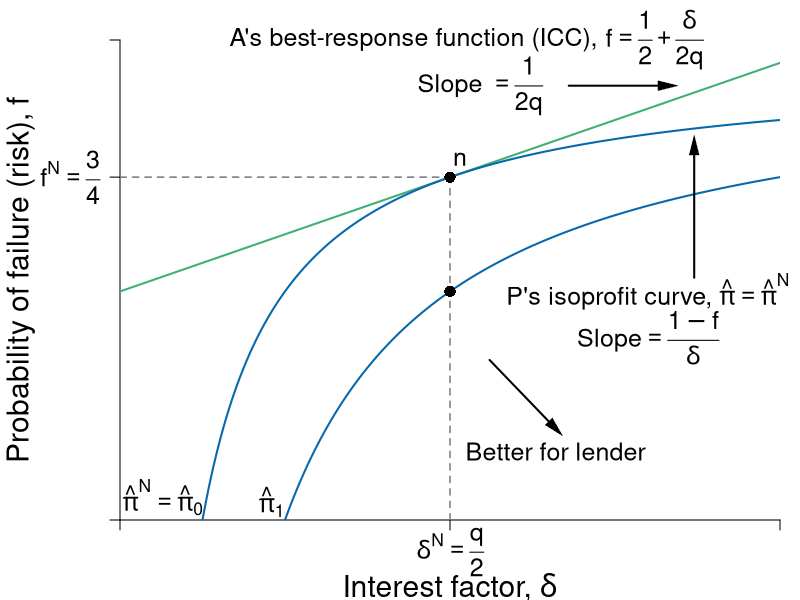

Write R code to recreate this figure.
#Graph Designer: Simon Halliday, Scott Cohn, Harriet Brookes Gray
#Authors: Bowles and Halliday
#Title: Coordination, Conflict and Competition: A Text in Microeconomics

library(shape)
pdf(file = "credit/non_contractual_risk_sparse.pdf", width = 8, height = 6)

#Set parameters for graphics
pointsize <- 1.8
axislabelsize <- 1.8
labelsize <- 1.5
namesize <- 1.8
annotatesize <- 1.5
graphlinewidth <- 2
segmentlinewidth <- 1.5

COL <- c("#7fc97f", "#beaed4", "#fdc086", "#ffff99", "#386cb0", "#f0027f", "#bf5b17", "#666666")
COLA <- c("#e0f3db", "#99d8c9","#66c2a4","#41ae76", "#238b45", "#005824")
COLB <- c("#c6dbef", "#4eb3d3", "#2b8cbe", "#0868ac","#084081")
COLC <- c("#fcfbfd", "#efedf5", "#dadaeb", "#bcbddc", "#9e9ac8", "#807dba", "#6a51a3", "#54278f", "#3f007d")
grays <- gray.colors(25, start = 1, end = 0, alpha = 1)

#Edited the margins to cater for the larger LHS labels
par(mar =  c(4, 6, 2, 1))

brfFn <- function(delta, q = 1) {
  .5 + (delta / (2 * q)) 
}

PCFn <- function(delta, q = 1) {
  delta/q
}

isoreturnFn <- function(delta, pi=0.125) {
  1 - (pi)/delta
}


yFn <- function(d1, f1, q = 1){
  q*f1*(1 - f1) - d1*(1 - f1)
}

profitFn <- function(d1, q = 1){
  d1/2 - (1/(2*q))*(d1)^2
}

ylow <- function(delta, q = 1, ybar = 0.0625){
  (-sqrt(delta^2 - 2*delta*q + q^2 - 4*q*ybar) + delta + q)/(2*q)
}

yhigh <- function(delta, q = 1, ybar = 0.0625){
  (sqrt(delta^2 - 2*delta*q + q^2 - 4*q*ybar) + delta + q)/(2*q)
}

xlims <- c(0, 1)
ylims <- c(0, 1.05)

npts <- 501 
d1 <- seq(xlims[1], xlims[2], length.out = npts)
f1 <- seq(ylims[1], ylims[2], length.out = npts) 
a <- c(0.0625)

plot(0, 0, xlim = xlims, ylim = ylims, type = "n",
     xlab = expression(paste("")),
     ylab = expression(paste("")), 
     xaxt = "n", 
     yaxt = "n", 
     cex.lab = axislabelsize, 
     bty = "n", 
     xaxs = "i", 
     yaxs = "i"
)


ticksy <- c(ylims[1], brfFn(delta = 0.5), ylims[2])
ylabels <- c(NA, expression(paste(f^{N} == frac(3,4))), NA)
ticksx <- c(xlims[1], 0.5, xlims[2])
xlabels <- c(NA, NA, NA)
#xlabels <- c(NA, expression(paste(delta^{N} == frac(q,2))), NA)

axis(1, at = ticksx, pos = 0, labels = xlabels, cex.axis = labelsize)
axis(2, at = ticksy, pos = 0, labels = ylabels, las = 1, cex.axis = labelsize)

text(0.5, -0.07, expression(paste(delta^{N} == frac(q,2))), xpd = TRUE, cex = labelsize) 


npts <- 503 
xx1 <- seq(xlims[1], xlims[2], length.out = npts)
xx2 <- seq(0, 1, length.out = npts)

#xpoly1 <- seq(from = 0.168, to = 0.5, length.out = 500)
#ypoly1 <- ylow(xpoly1)
#ypoly2 <- isoreturnFn(xpoly1)
#polygon(x = c(xpoly1, rev(xpoly1)), y = c(ypoly1, rev(ypoly2)), col = COL[4], density = NULL, border = NA)


#Draw the graphs
lines(xx1, brfFn(xx1), col = COLA[4], lwd = graphlinewidth)
#lines(xx1, PCFn(xx1), col = COLA[2], lwd = graphlinewidth)
lines(xx1, isoreturnFn(xx1), col = COLB[4], lwd = graphlinewidth)

lines(xx1, isoreturnFn(xx1, pi = .25), col = COLB[4], lwd = graphlinewidth)

# PC
#segments(0, 0, xlims[2], xlims[2])

#Axis labels
mtext(expression(paste("Interest factor, ", delta)), side = 1, line = 3.3, cex = axislabelsize)
text(-0.15, 0.5*(ylims[2]), expression(paste("Probability of failure (risk), ", f)), xpd = TRUE, cex = axislabelsize, srt = 90) 


# contour(d1, f1,
#         outer(d1, f1, yFn),
#         drawlabels = FALSE,
#         col = COLA[3],
#         lwd = graphlinewidth,
#         levels = a,
#         xaxs = "i",
#         yaxs = "i",
#         add = TRUE)
# 

segments(0.5, 0, 0.5, brfFn(delta = 0.5), lty = 2, col = grays[20] , lwd = segmentlinewidth)
segments(0, brfFn(delta = 0.5), 0.5, brfFn(delta = 0.5), lty = 2, col = grays[20] , lwd = segmentlinewidth)

#Annotate points (4,4),(2,8),(8,2) on feasibility frontier
text(0.5 + 0.015, isoreturnFn(0.5) + 0.04, expression(paste(n)), cex = labelsize)
points(0.5, isoreturnFn(0.5), pch = 16, col = "black", cex = 1.5)

# text(0.5 + 0.015, isoreturnFn(0.5, pi = 0.25) + 0.04, expression(paste(c)), cex = labelsize)
points(0.5, isoreturnFn(0.5, pi = 0.25), pch = 16, col = "black", cex = 1.5)

#text(0.375 + 0.02, 0.6 + 0.03, expression(paste(b)), cex = labelsize)
#points(0.375, 0.6, pch = 16, col = "black", cex = 1.5)

#text(0.2, 0.85, expression(paste(y == y^{n})), cex = labelsize)

text(0.45, 1.05, expression(paste("A's best-response function (ICC), ")), cex = labelsize, xpd = TRUE)
text(0.81, 1.05, expression(paste(f == frac(1,2) + frac(delta, 2*q))), cex = labelsize, xpd =TRUE)

# text(0.1, 0.6, expression(paste("ICC")), cex = labelsize, xpd = TRUE)

text(0.5, 0.95, expression(paste("Slope")), cex = labelsize, xpd = TRUE)
text(0.6, 0.95, expression(paste(phantom()== frac(1,2*q))), cex = labelsize)

Arrows(0.68, 0.95, 0.83, 0.95, col = "black", lty = 1, lwd = 2, arr.type = "triangle", arr.lwd = 0.5)


#text(0.64, 0.4, expression(paste("A's participation")), cex = labelsize)
#text(0.64, 0.34, expression(paste("constraint")), cex = labelsize)
#text(0.64, 0.22, expression(paste(f == frac(delta, q))), cex = labelsize)
#Arrows(0.64, 0.44, 0.64, 0.58, col = "black", lty = 1, lwd = 2, arr.type = "triangle", arr.lwd = 0.5)


text(0.8, 0.5, expression(paste("P's isoprofit curve, ", hat(pi) == hat(pi)^{N})), cex = labelsize, xpd = TRUE)
text(0.8, 0.4, expression(paste("Slope", phantom() == frac(1-f,delta))), cex = labelsize, xpd = TRUE)
#text(0.7, 0.53, expression(paste(pi == pi^{N})), cex = labelsize, xpd = TRUE)
Arrows(0.87, 0.53, 0.87, 0.82, col = "black", lty = 1, lwd = 2, arr.type = "triangle", arr.lwd = 0.5)

#text(0.3, 0.13, expression(paste("Pareto-improving")), cex = labelsize)
#text(0.3, 0.07, expression(paste("lens")), cex = labelsize)
#Arrows(0.3, 0.18, 0.3, 0.5, col = "black", lty = 1, lwd = 2, arr.type = "triangle", arr.lwd = 0.5)

text(0.065, 0.05, expression(paste(hat(pi)^N == hat(pi)[0])), cex = labelsize)
text(0.23, 0.04, expression(paste(hat(pi)[1])), cex = labelsize)

Arrows(0.56, 0.35, 0.66, 0.2, col = "black", lty = 1, lwd = 2, arr.type = "triangle", arr.lwd = 0.5)
#text(0.48, 0.3, expression(paste('More profits')), cex = labelsize, xpd = TRUE)
text(0.66, 0.15, expression(paste('Better for lender')), cex = labelsize, xpd = TRUE)


dev.off()
